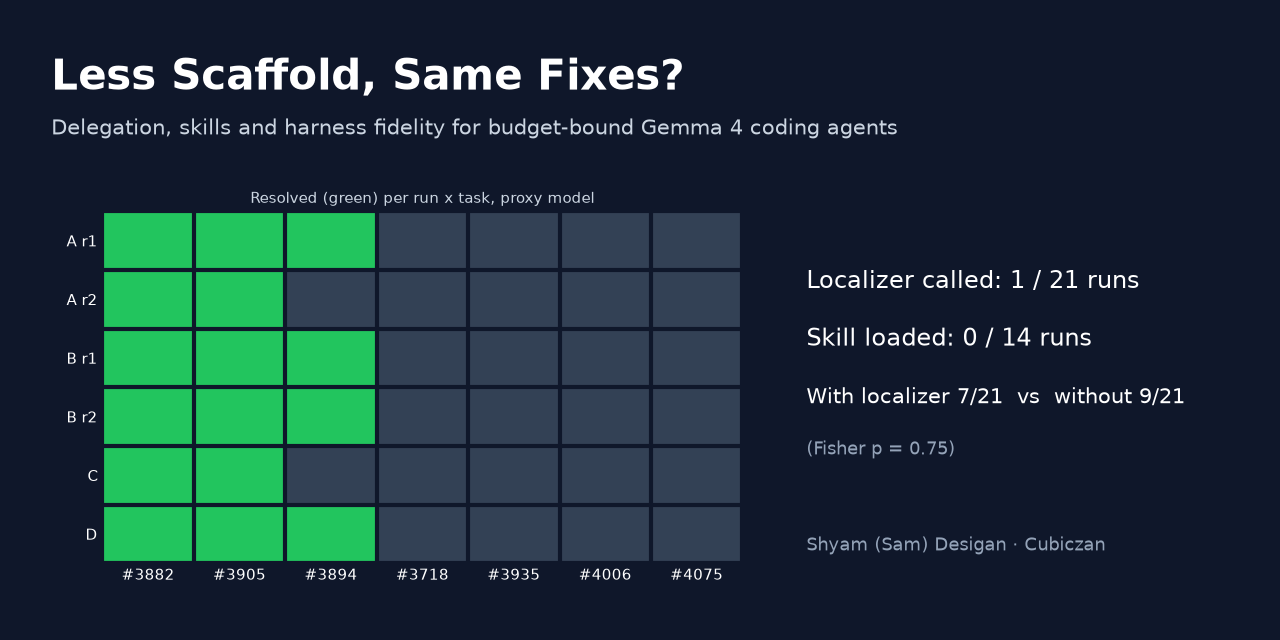

Generate this figure with Python:
import json,matplotlib
matplotlib.use('Agg')
import matplotlib.pyplot as plt, numpy as np
B='localeval/'
runs=[('A r1','res_submission_r1'),('A r2','res_submission_r2'),('B r1','res_ablation_single_r1'),('B r2','res_ablation_single_r2'),('C','res_submission_fixed'),('D','res_submission_minimal')]
tasks=['rich_3882','rich_3905','rich_3894','rich_3718','rich_3935','rich_4006','rich_4075']
M=np.zeros((len(runs),len(tasks)))
for i,(n,f) in enumerate(runs):
    for l in open(B+f+'.jsonl'):
        r=json.loads(l); M[i,tasks.index(r['id'])]=r['resolved']
fig=plt.figure(figsize=(12.8,6.4),dpi=100); fig.patch.set_facecolor('#0f172a')
fig.text(0.04,0.86,'Less Scaffold, Same Fixes?',color='white',fontsize=30,weight='bold')
fig.text(0.04,0.79,'Delegation, skills and harness fidelity for budget-bound Gemma 4 coding agents',color='#cbd5e1',fontsize=15)
ax=fig.add_axes([0.08,0.12,0.5,0.55]); ax.imshow(M,cmap=matplotlib.colors.ListedColormap(['#334155','#22c55e']),aspect='auto')
ax.set_xticks(range(len(tasks)),[t.replace('rich_','#') for t in tasks],color='white',fontsize=11)
ax.set_yticks(range(len(runs)),[r[0] for r in runs],color='white',fontsize=11)
ax.set_xticks(np.arange(-.5,len(tasks)),minor=True); ax.set_yticks(np.arange(-.5,len(runs)),minor=True)
ax.grid(which='minor',color='#0f172a',linewidth=3); ax.tick_params(which='both',length=0)
for s in ax.spines.values(): s.set_visible(False)
ax.set_title('Resolved (green) per run x task, proxy model',color='#cbd5e1',fontsize=11)
fig.text(0.63,0.55,'Localizer called: 1 / 21 runs',color='white',fontsize=17)
fig.text(0.63,0.46,'Skill loaded: 0 / 14 runs',color='white',fontsize=17)
fig.text(0.63,0.37,'With localizer 7/21  vs  without 9/21',color='white',fontsize=15)
fig.text(0.63,0.29,'(Fisher p = 0.75)',color='#94a3b8',fontsize=13)
fig.text(0.63,0.14,'Shyam (Sam) Desigan · Cubiczan',color='#94a3b8',fontsize=13)
fig.savefig('cover.png',facecolor=fig.get_facecolor())
